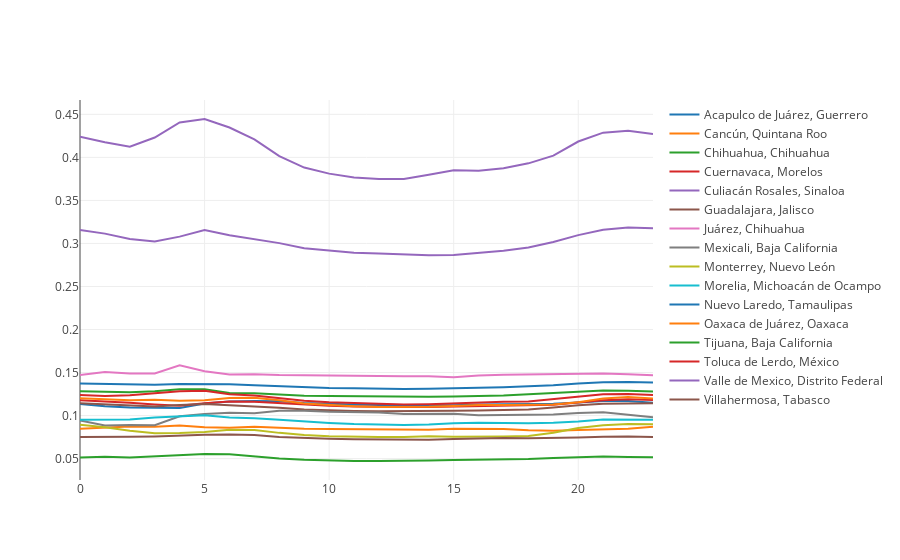

Notebook cell for this chart:
### Code cell
tmp = dv_r_urban.drop('dilatation coefficient', axis=1)
offline.iplot({
    'data':[{'x': list(range(24)), 'y': tmp.loc[r].tolist(), 'name': r} for r in tmp.index]
})
